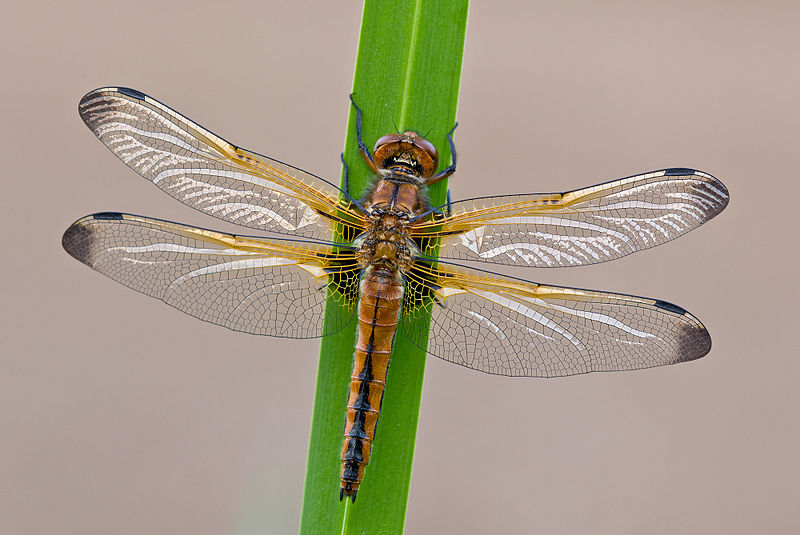
%> input picture image.jpg, 800 x 535 px
$ octave bandStopFilterTesting.m   (GNU Octave 9; MATLAB toolbox functions it lacks are replaced by stand-ins)
%> lines starting %> are read from the running program, lines starting %| are printed output that depends on the picture
clear all;
close all;
M_min = 16; M_max = 15;
H=ones(256,1);
u_0 = 20;
H(129 - u_0:129 + u_0) = 0;
ax=-128:127;
figure; plot(ax, H);
%> after `plot(ax, H)`:
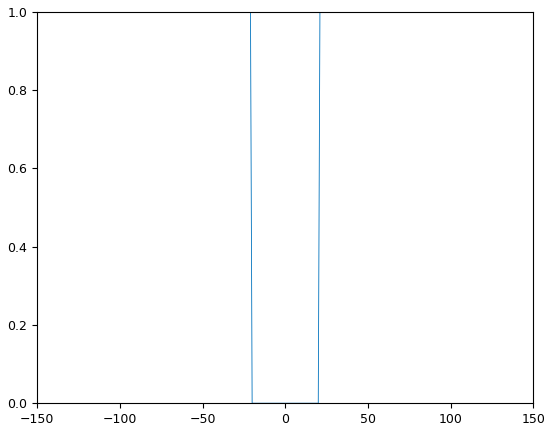
%> figure redrawn from the program's plot data; curve peaks at x = -128, y = 1
h = fftshift(ifft(fftshift(H))); %ФРТ БИХ-фильтра
figure; plot(ax, real(h), ax, imag(h));
%> after `plot(ax, real(h), ax, imag(h))`:
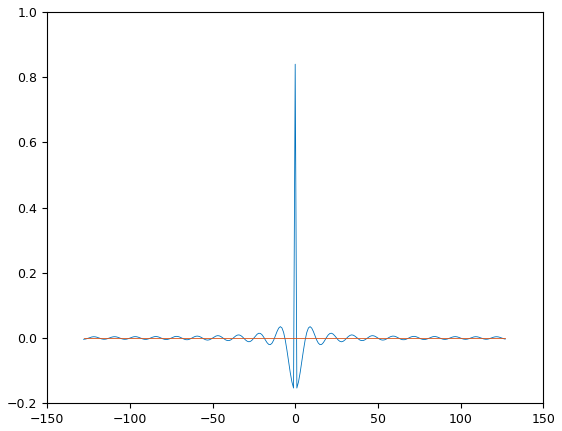
%> figure redrawn from the program's plot data; curve peaks at x = 0, y = 0.84
if abs(max(max(imag(h)))) > 1e-10
    return;
end
h = real(h);
figure; plot(ax, h);
[h_max, x_max] = max(abs(h));
h_ideal = [0;h(x_max-M_min+1:x_max+M_max)]
figure; plot(-M_min:M_max, h_ideal);
%> after `plot(-M_min:M_max, h_ideal)`:
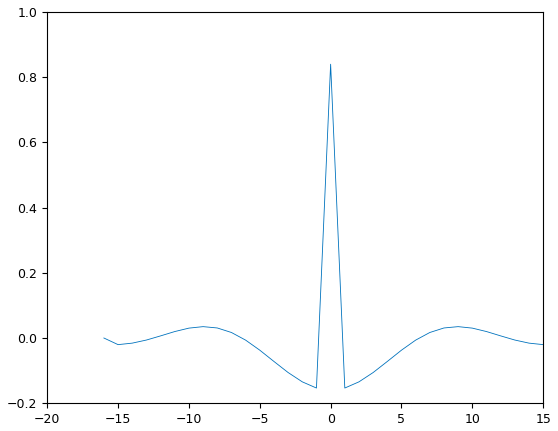
%> figure redrawn from the program's plot data; curve peaks at x = 0, y = 0.84

h = zeros(256, 1);
h(x_max-M_min:x_max+M_max) = h_ideal;
figure; plot(h);
%> after `plot(h)`:
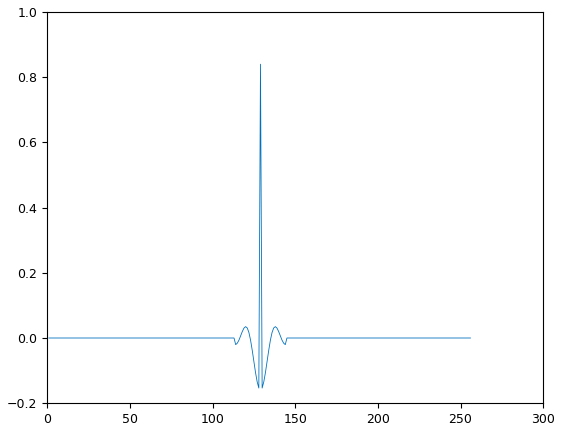
%> figure redrawn from the program's plot data; curve peaks at x = 129, y = 0.84
H_ideal = fftshift(fft(fftshift(h)));
ax = -128:127; ax = ax * (pi / 128);
figure; plot(ax, real(H_ideal), ax, imag(H_ideal), ax, H);
%> after `plot(ax, real(H_ideal), ax, imag(H_ideal), ax, H)`:
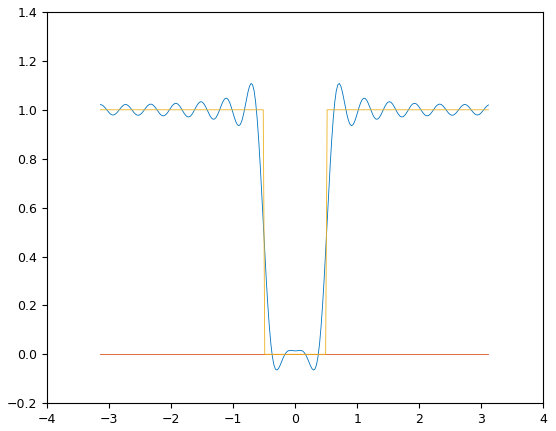
%> figure redrawn from the program's plot data; curve peaks at x = -0.712, y = 1.11; curve peaks at x = -1.18, y = 7.46e-17; curve peaks at x = -3.14, y = 1


f = imread('image.jpg');
%> f is the input picture: size 535x800x3 uint8; mean R, G, B 168.4, 156.9, 138
figure; imshow(f);
[height, width, channels] = size(f);
%> height = 535; width = 800; channels = 3

g = zeros(height, width, channels);
g(:,:,1) = conv2(h_ideal,h_ideal,f(:,:,1),'same');
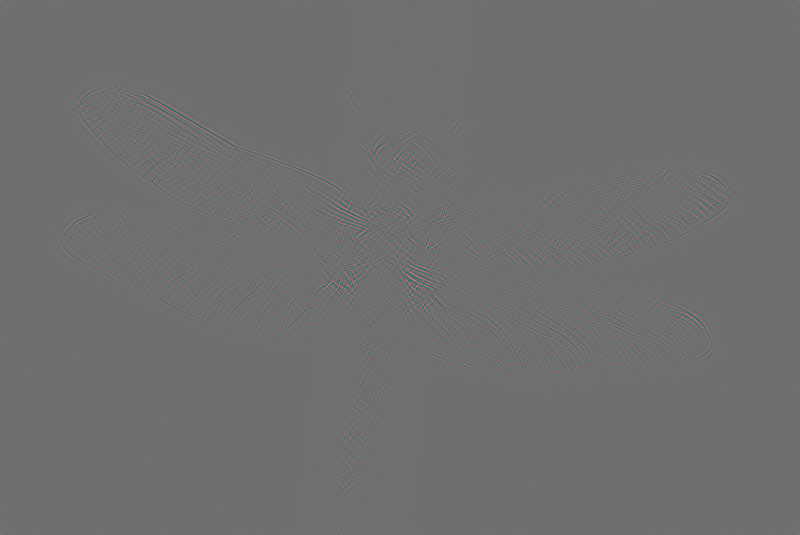
%> g: size 535x800x3 double; mean R, G, B 0, 0, 0; drawn with min black and max white
g(:,:,2) = conv2(h_ideal,h_ideal,f(:,:,2),'same');
g(:,:,3) = conv2(h_ideal,h_ideal,f(:,:,3),'same');
figure; imshow(uint8(g));
%> after `imshow(uint8(g))`:
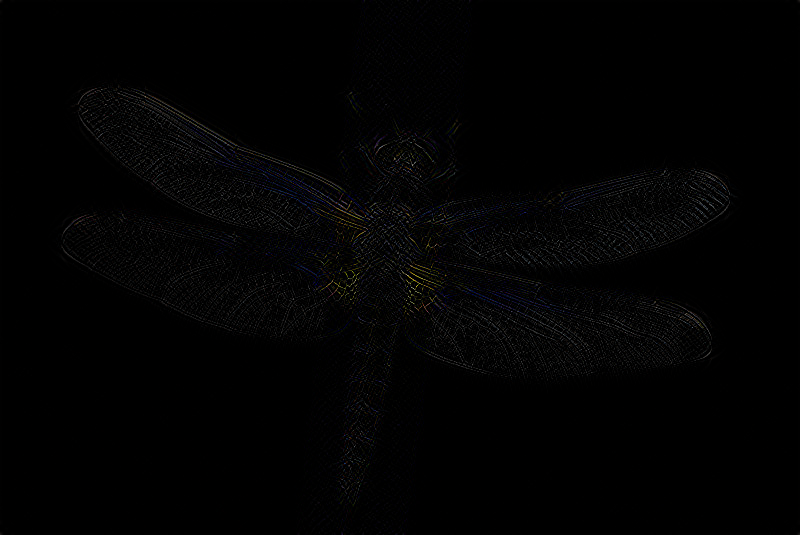
%> displayed picture: size 535x800x3, on the screen's scale of 0 to 255; mean R, G, B 2.3, 2.2, 2.4
